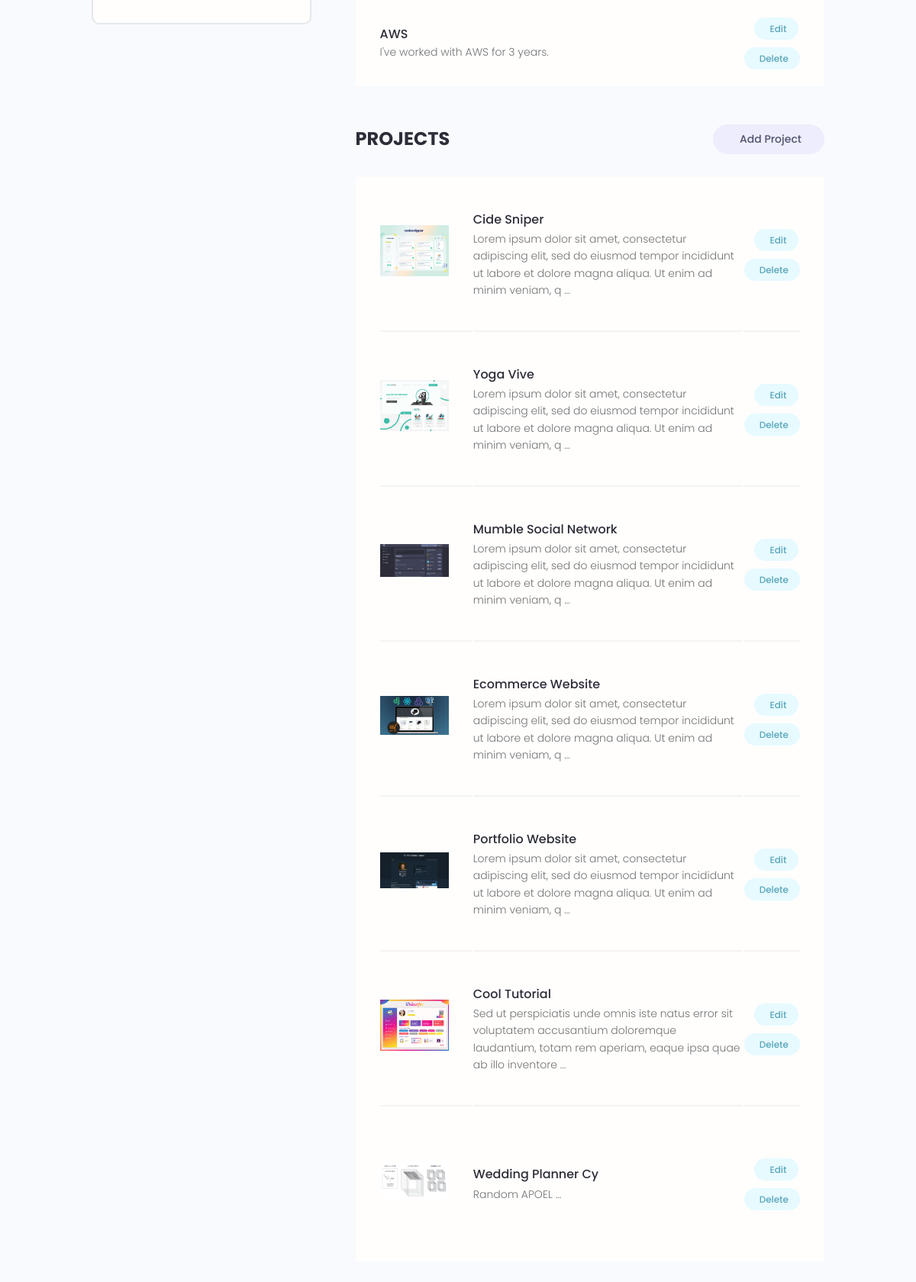
Before: /account/ (signed in, lower part) with the older database file.
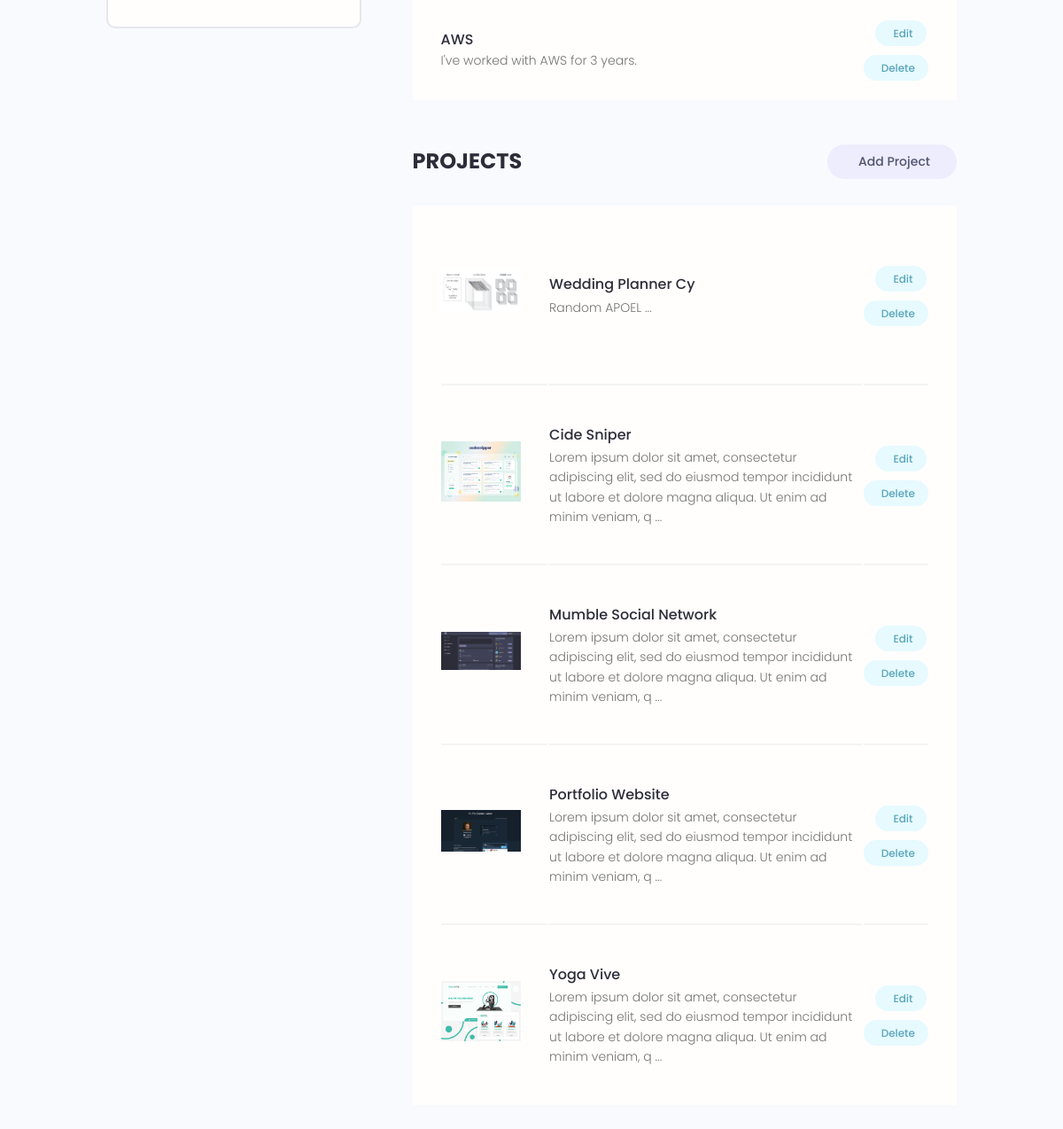
After: the same page with the newer database file.
### users/models.py (models this page shows, shortened)
class Skill(models.Model):
    owner = models.ForeignKey(Profile, on_delete=models.CASCADE, null=True, blank=True)
    name = models.CharField(max_length=200, blank=True, null = True)
    description = models.TextField(blank=True, null=True)
    created = models.DateTimeField(auto_now_add = True)
    id = models.UUIDField(default = uuid.uuid4, unique = True,
                          primary_key = True, editable = False)

### projects/models.py (models this page shows, shortened)
class Project(models.Model):
    owner = models.ForeignKey(Profile, null=True, blank=True, on_delete=models.SET_NULL) # many to one relationship
    title = models.CharField(max_length=200)
    description = models.TextField(null = True, blank=True) # Can leave it empty (database, django) to know
    featured_image = models.ImageField(
        null=True, blank=True, default="default.jpg")
    demo_link = models.CharField(max_length = 2000, null = True, blank = True)
    source_link = models.CharField(max_length = 2000, null = True, blank = True)
    tags = models.ManyToManyField('Tag', blank = True) # In string to be able to add it
    vote_total = models.IntegerField(default = 0, null = True, blank = True)
    vote_ratio = models.IntegerField(default = 0, null = True, blank = True)
    created = models.DateTimeField(auto_now_add = True)
    id = models.UUIDField(default = uuid.uuid4, unique = True,
                          primary_key = True, editable = False)
    class Meta:
        ordering = ['-vote_ratio', '-vote_total', 'title'] # ordering, use - infront for descending

### users/views.py (the view)
# urls.py: path('account/', views.userAccount, name ="account"),
@login_required(login_url='login')
def userAccount(request):
    profile = request.user.profile # Getting logged in users profile
    skills = profile.skill_set.all()
    projects = profile.project_set.all()
    context = {'profile' : profile, 'skills' : skills, 'projects' : projects}
    return render(request, 'users/account.html', context)

### users/templates/users/account.html (shortened to what this page needs)
{% extends 'main.html' %}
{% block content %}
  <main class="settingsPage profile my-md">
    <div class="container">
      <div class="layout">
        <div class="column column--1of3">
          <div class="card text-center">
            <div class="card__body dev">
            </div>
          </div>
        </div>
        <div class="column column--2of3">
          <table class="settings__table">
            {% for skill in skills %}
            <tr>
              <td class="settings__tableInfo">
                <h4>{{skill.name}}</h4>
                <p>
                  {{skill.description}}
                </p>
              </td>
              <td class="settings__tableActions">
                <a class="tag tag--pill tag--main settings__btn" href="{% url 'update-skill' skill.id %}"> Edit</a>
                <a class="tag tag--pill tag--main settings__btn" href="{% url 'delete-skill' skill.id %}?next=/account">
                  Delete</a>
              </td>
            </tr>
            {% endfor %}
          </table>
          <div class="settings">
            <h3 class="settings__title">Projects</h3>
            <a class="tag tag--pill tag--sub settings__btn tag--lg" href="{% url 'create-project' %}"> Add Project</a>
          </div>
          <table class="settings__table">
            {% for project in projects %}
            <tr>
              <td class="settings__thumbnail">
                <a href="{% url 'project' project.id %}"><img src="{{ project.featured_image.url }}" alt="Project Thumbnail" /></a>
              </td>
              <td class="settings__tableInfo">
                <a href="{% url 'project' project.id %}">{{project.title}}</a>
                <p>
                  {{project.description|slice:"150"}} ...
                </p>
              </td>
              <td class="settings__tableActions">
                <a class="tag tag--pill tag--main settings__btn" href="{% url 'update-project' project.id %}"> Edit</a>
                <a class="tag tag--pill tag--main settings__btn" href="{% url 'delete-project' project.id %}?next=/account">
                  Delete</a>
              </td>
            </tr>
            {% endfor %}
          </table>
        </div>
      </div>
    </div>
  </main>
  {% endblock %}

Changed rows visible on the page:
no longer on this page (row edited): Project: featured_image (picture), title "Ecommerce Website", description "Lorem ipsum dolor sit amet, consectetur adipiscing elit, sed do eiusmod tempor incididunt ut labore et dolore magna aliqua. Ut enim ad minim veniam, q"
no longer on this page (row edited): Project: featured_image (picture), title "Cool Tutorial", description "Sed ut perspiciatis unde omnis iste natus error sit voluptatem accusantium doloremque laudantium, totam rem aperiam, eaque ipsa quae ab illo inventore"
changed Project "Wedding Planner Cy": moves up the list
changed Project "Yoga Vive": moves down the list
